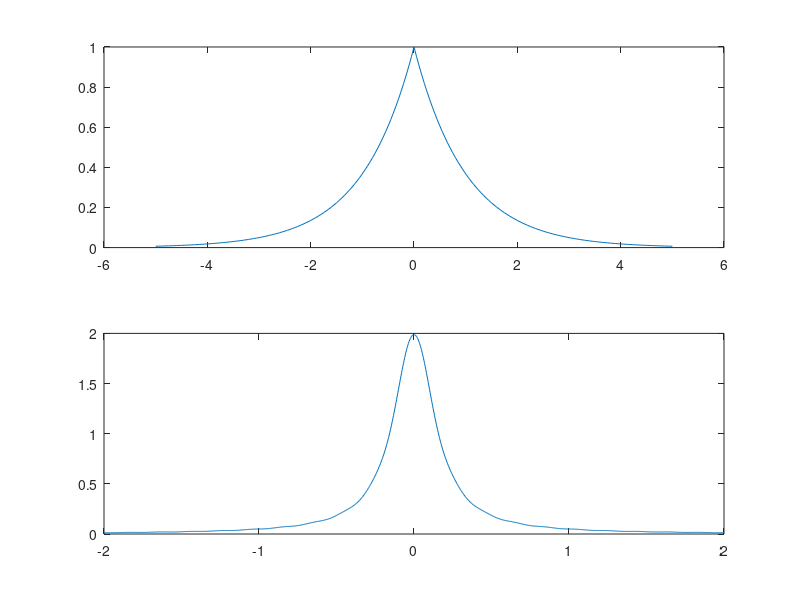

MATLAB code for this plot:
clear; clc; close all

dt = 0.00005; t = -0.005:dt:0.005;
xa = exp(-1000*abs(t));

subplot(2,1,1); plot(t*1000,xa);

Wmax = 2*pi*2000; K = 500; k = 0:1:K; W = k*Wmax/K;
Xa = xa * exp(-j*t'*W) * dt; Xa = real(Xa);

W = [-fliplr(W),W(2:501)];
Xa = [fliplr(Xa),Xa(2:501)];

subplot(2,1,2); plot(W/(2*pi*1000),Xa*1000);
